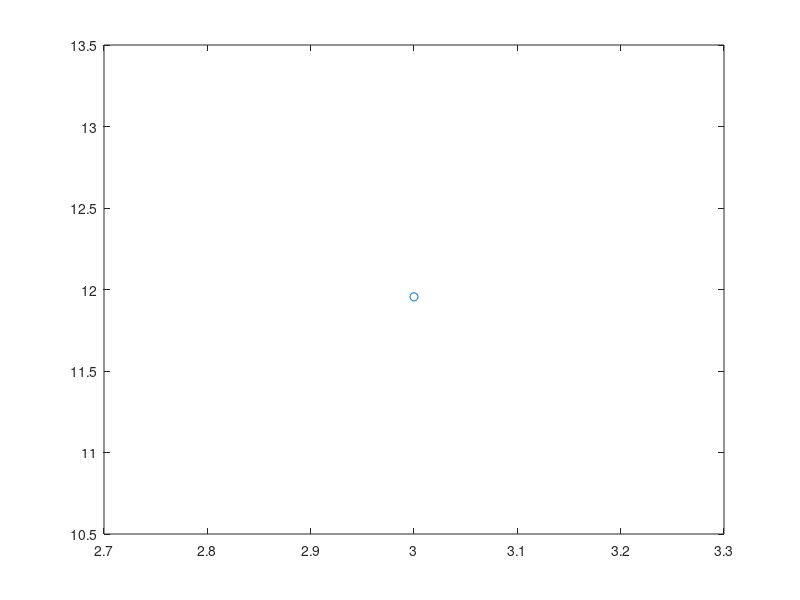

Reproduce this figure in MATLAB. (Note: this script raises an error after producing the figure.)
% Metodo Euler de Integración

% Si dx(t)/dt = t^2+1 y x(0)=0, calcular x(1), x(2), x(3)

clc;clear

x(1,1)=0;x(1,2)=0; % Declaración de condición inicial

i=2;
dt=0.01;
for t=dt:dt:3
    x(1,1)=t;
    x(1,2)=x(1,2)+dt*((t-dt)^2+1);
    i=i+1;
    plot(x(1,1),x(1,2),'o')
end
%%

i=2;
dt=0.01;
t=0:dt:3;
x(i,2)=x(i-1,2)+t.*((t).^2+1);
plot(x(:,1),x(:,2))
%%

clear;clc

g=9.8;

angulo=45*pi/180;

vin=20;

vxin=vin*cos(angulo);
vyin=vin*sin(angulo);

xin=0;
yin=0;

dt=0.1;

x(1,1)=xin;
y(1,1)=yin;
vx(1,1)=vxin;
vy(1,1)=vyin;


i=1;
for t=dt:dt:3
    i=i+1;
    x(i,1)=x(i-1,1)+dt*vx(i-1,1);
    y(i,1)=y(i-1,1)+dt*vy(i-1,1);
    vx(i,1)=vx(i-1,1);
    vy(i,1)=vy(i-1,1)+dt*(-g);
end

plot(x,y,'r')
grid on